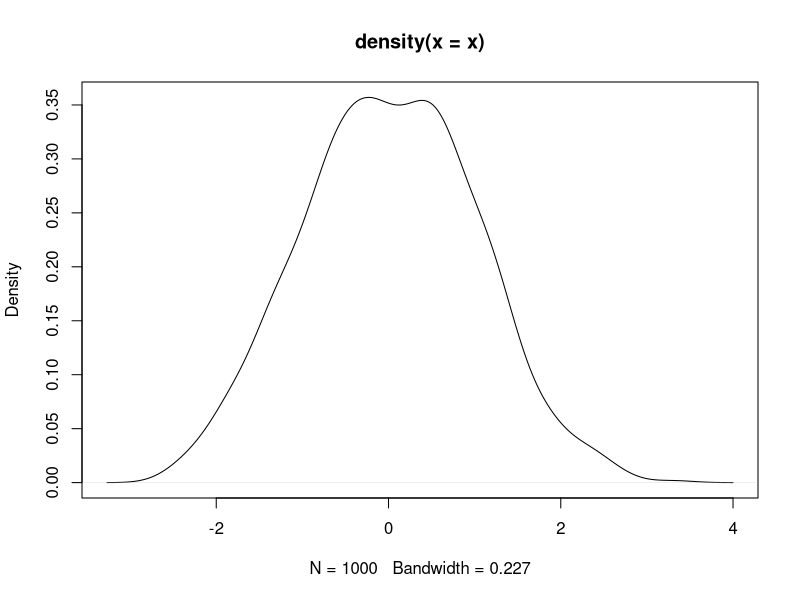

Reproduce this figure in R.
## ---- chunk 1
knitr::opts_chunk$set(echo = TRUE)
## ---- chunk 2
x <- rnorm(1000)
head(x)

## ---- chunk 3
plot(density(x))
